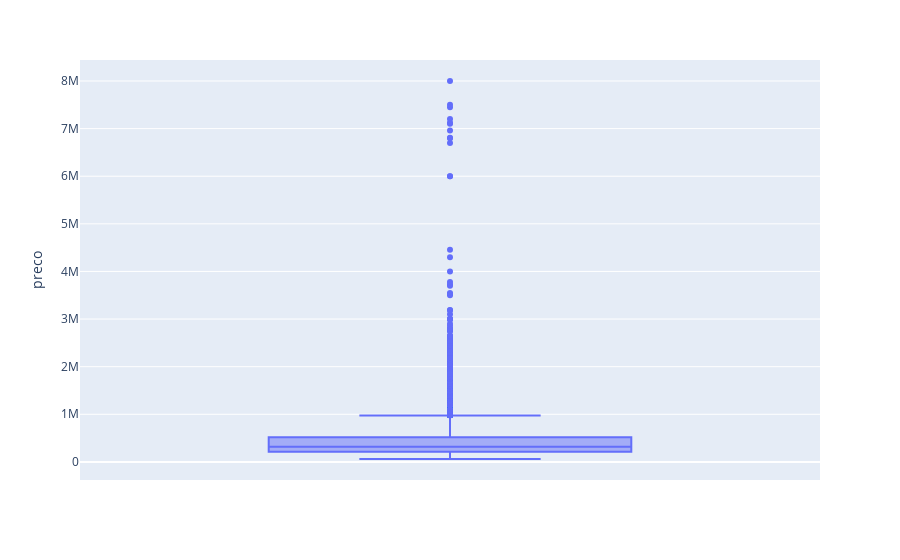

The cell this chart's notebook holds for it:
### Code cell
fig = px.box(base_original, y='preco')
fig.show()

### Figure 1 — Plotly figure (JSON) as saved in the notebook; plotly's stock layout.template omitted (floating-point values rounded to 4 significant figures; data arrays with more than 128 entries replaced by an {"elided": "..."} marker saying what was removed)
{"data": [{"alignmentgroup": "True", "hovertemplate": "preco=%{y}<extra></extra>", "legendgroup": "", "marker": {"color": "#636efa"}, "name": "", "notched": false, "offsetgroup": "", "orientation": "v", "showlegend": false, "type": "box", "x0": " ", "xaxis": "x", "y": {"elided": "8395 int values"}, "y0": " ", "yaxis": "y"}], "layout": {"boxmode": "group", "legend": {"tracegroupgap": 0}, "margin": {"t": 60}, "xaxis": {"anchor": "y", "domain": [0, 1]}, "yaxis": {"anchor": "x", "domain": [0, 1], "title": {"text": "preco"}}}}
